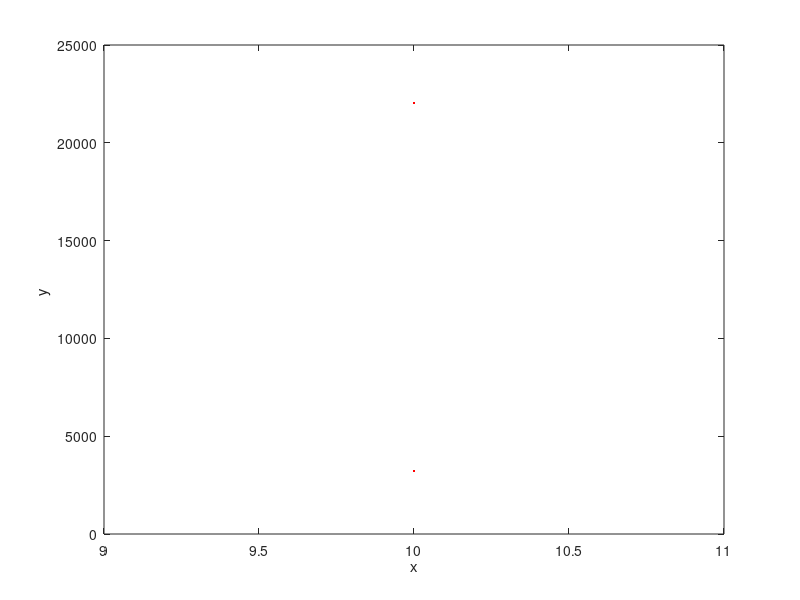

This figure's MATLAB source:
%NC Muhammad Muaz Khalid
%Pak # 182213
f=@(x,y)2*y; %Here we input our function such that dy/dx = f(x,y)
z=@(x) exp(2*x); %Exact solution
x0=input('\n Initial value of x: '); %initial given value x0
y0=input('\n Initial value of y: '); %Given initial value y0
z0=y0;
xn=input('\n Final value of x: ');% where we need to find the value of y 
h=input('\n The step size h: '); %example h=0.1
fprintf('\n x        y       Exact '); % creating the heading for table contaning values of x and y
while x0<=xn %The loop will repeat until the final value of x is reached
    fprintf('\n%4.3f  %4.3f  %4.3f',x0,y0,z0); %values of x0 and y0
    k1=h*f(x0,y0); %formula for calculating k1
    x1=x0+h; %formula for calculating next value of x
    k2=h*f(x0+h/2,y0+k1/2);%formula for calculating k2
    k3=h*f(x0+h/2,y0+k2/2);%formula for calculating k3
    k4=h*f(x0+h,y0+k3);%formula for calculating k4
    y1=y0+(k1+2*k2+2*k3+k4)/6;%formula for calculating the corresponding value of y for the new value x
    z1=z(x0); % value of exact solution
    z0=z1; %updating value
    x0=x1;%Now, the intial value is changed for x
    y0=y1;%Now, the intial value is changed for x
    plot(x0,y0,'r.')
    xlabel ( 'x' ) ; ylabel ( 'y ' )
    hold on
    plot(x0,z0,'r.')
    hold on
  end